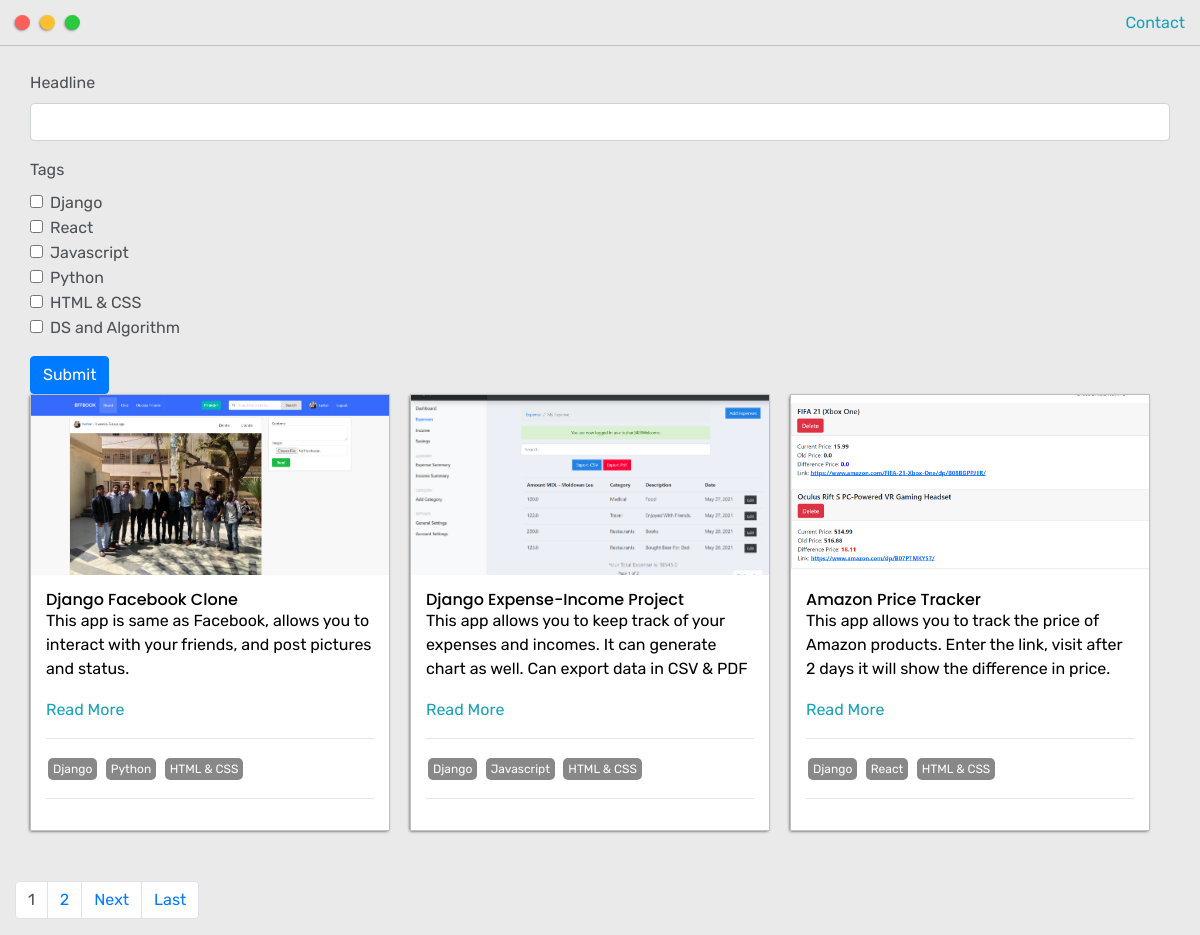
/posts/, run on the app's committed database.
### base/models.py (models this page shows, shortened)
class Post(models.Model):
	headline = models.CharField(max_length = 200)
	sub_headline = models.CharField(max_length = 200)
	thumbnail = models.ImageField(null = True, blank = True, upload_to = 'images', default = "desktop wallpaper.jpg")
	body = RichTextUploadingField(null = True, blank = True)
	created = models.DateTimeField(auto_now_add = True)
	active = models.BooleanField(default = False)
	featured = models.BooleanField(default = False)
	tags = models.ManyToManyField(Tag, null = True)
	slug = models.SlugField(null = True, blank = True)

class Tag(models.Model):
	name = models.CharField(max_length = 200)
	thumbnail = models.ImageField(null = True, blank = True, upload_to = 'images', default = "desktop wallpaper.jpg")
	def __str__(self):
		return self.name

### base/views.py (the view)
# urls.py: path('posts/', views.posts, name="posts"),
def posts(request):
	posts = Post.objects.filter(active = True)
	myFilter = PostFilter(request.GET, queryset = posts)
	posts = myFilter.qs
	page = request.GET.get('page')
	paginator = Paginator(posts, 3)
	try:
		posts = paginator.page(page)
	except PageNotAnInteger:
		posts = paginator.page(1)
	except EmptyPage:
		posts = paginator.page(paginator.num_pages)
	print(posts.number)
	context = {'posts' : posts, 'myFilter' : myFilter}
	return render(request, 'base/posts.html', context)

### base/templates/base/posts.html (shortened to what this page needs)
{% extends 'base/main.html' %}
{% load static %}
{% load crispy_forms_tags %}
{% block content %}
<div class="main-container">
	<br>
	{% if myFilter == None %}
	{% else %}
	<form id="searchForm" action="" method="GET">
		{{myFilter.form|crispy}}
		<input type="submit" value="Submit" class="btn btn-primary">
		<br>
	</form>
	{% endif %}
	<div class="post-wrapper">
		{% for post in posts %}
				<div>
				<div class="post">
					<img class="thumbnail" src="{{post.thumbnail.url}}">
					<div class="post-preview">
						<h6 class="post-title">{{post.headline}}</h6>
						<p class="post-desc">{{post.sub_headline}}</p>
						<a href="{% url 'post' post.slug %}">Read More</a>
							<hr>
						{% for tag in post.tags.all %}
							<span class="tag">{{tag}}</span>
						{% endfor %}
					<hr>
					</div>
				</div>
			</div>
			{% empty %}
			<h2>Nothing Found </h2>
		{% endfor %}
			</div>
			<div class="row">
				<center>
			{% if posts.has_other_pages %}
			<ul class="pagination">
				{% for i in posts.paginator.page_range %}
					{% if posts.number == i %}
						<li class="page-item"><a class="active page-link">{{i}}</a></li>
					{% else %}
						<li class="page-item"><a data-page="{{i}}" href="?page={{i}}" class="page-link">{{i}}</a></li>
					{% endif %}
				{% endfor %}
				{% if posts.has_next %}
				<li class="page-item"><a data-page = "{{posts.next_page_number}}" href="?page={{posts.next_page_number}}" class="page-link">Next</a></li>
				<li class="page-item"><a data-page="{{posts.paginator.num_pages}}" href="?page={{posts.paginator.num_pages}}" class="page-link">Last</a></li>
				{% endif %}
			</ul>
			{% endif %}
		</center>
			</div>
			</div>
{% endblock content %}

### static/css/default.css (style rules this page uses)
:root { --mainText:black; --secondaryText:#4b5156; --maincolor:#eaeaea; --secondarycolor:#fff; --bordercolor:#c1c1c1; --themeDotBorder: #24292e; --previewbg: rgb(251, 249, 241, 0.8 ); --previewShadow:#f0ead6; --buttonColor: black; }
html, body { padding: 0; margin: 0; }
h1, h2, h3, h4, h5, h6 { color: var(--mainText); font-family: 'Poppins', sans-serif; font-weight: 500; }
body { background-color: var(--maincolor); }
body * { transition: 0.3s; }
p, li, span, input, label, textarea, a { color: var(--secondaryText); font-family: 'Rubik', monospace; }
a { text-decoration: none; color: #17a2b8; }
ul { list-style: none; }
h6 { font-size: 16px; }
.tag { color: #fff; background-color: #888; display: inline-block; margin: 2px; font-size: 12px; border-radius: 5px; padding: 2px 5px; }
.main-container { width: 1200px; margin: 0 auto; }
.post-wrapper { display: grid; grid-template-columns: repeat(auto-fit, 360px); gap: 20px; padding-bottom: 50px; }
.thumbnail { display: block; width: 100%; height: 180px; object-fit: cover; }
.post { webkit-box-shadow: -1px 1px 3px -1px rgba(0,0,0,0.75); -moz-box-shadow: -1px 1px 3px -1px rgba(0,0,0,0.75); box-shadow: -1px 1px 3px -1px rgba(0,0,0,0.75); border: 1px solid var(--bordercolor); }
.post-preview { background-color: #fff; padding: 15px; }
.post-title { margin: 0; color: black; }
.post-desc { color: black; font-size: 16px; }
@media screen and (max-width: 1200px) { .main-container { width: 95%; } }

### data on the page
Post: thumbnail (picture), headline "Django Facebook Clone", sub_headline "This app is same as Facebook, allows you to interact with your friends, and post pictures and status."
Tag: name "Django"
Tag: name "Python"
Tag: name "HTML & CSS"
Post: thumbnail (picture), headline "Django Expense-Income Project", sub_headline "This app allows you to keep track of your expenses and incomes. It can generate chart as well. Can export data in CSV & PDF"
Tag: name "Javascript"
Post: thumbnail (picture), headline "Amazon Price Tracker", sub_headline "This app allows you to track the price of Amazon products. Enter the link, visit after 2 days it will show the difference in price."
Tag: name "React"

### other printed values
{{ i }} "1"
{{ i }} "2"
